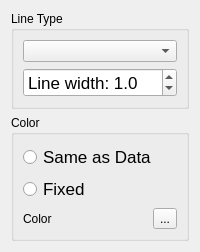
     <widget class="QWidget" name="theory">
      <attribute name="title">
       <string>Theory</string>
      </attribute>
      <layout class="QVBoxLayout" name="verticalLayout_10">
       <item>
        <widget class="QGroupBox" name="groupBox_8">
         <property name="title">
          <string>Line Type</string>
         </property>
         <layout class="QVBoxLayout" name="verticalLayout_7">
          <item>
           <widget class="QComboBox" name="cbTheoryLine">
            <property name="font">
             <font>
              <weight>50</weight>
              <bold>false</bold>
             </font>
            </property>
           </widget>
          </item>
          <item>
           <widget class="QDoubleSpinBox" name="sbThLineWidth">
            <property name="font">
             <font>
              <pointsize>13</pointsize>
              <weight>50</weight>
              <bold>false</bold>
             </font>
            </property>
            <property name="prefix">
             <string>Line width: </string>
            </property>
            <property name="decimals">
             <number>1</number>
            </property>
            <property name="minimum">
             <double>0.100000000000000</double>
            </property>
            <property name="maximum">
             <double>10.000000000000000</double>
            </property>
            <property name="singleStep">
             <double>0.100000000000000</double>
            </property>
            <property name="value">
             <double>1.000000000000000</double>
            </property>
           </widget>
          </item>
         </layout>
        </widget>
       </item>
       <item>
        <widget class="QGroupBox" name="groupBox_10">
         <property name="title">
          <string>Color</string>
         </property>
         <layout class="QVBoxLayout" name="verticalLayout_13">
          <item>
           <layout class="QVBoxLayout" name="verticalLayout_8">
            <item>
             <widget class="QRadioButton" name="rbThSameColor">
              <property name="font">
               <font>
                <pointsize>13</pointsize>
                <weight>50</weight>
                <bold>false</bold>
               </font>
              </property>
              <property name="toolTip">
               <string>Same color as the data points</string>
              </property>
              <property name="text">
               <string>Same as Data</string>
              </property>
             </widget>
            </item>
            <item>
             <widget class="QRadioButton" name="rbThFixedColor">
              <property name="font">
               <font>
                <pointsize>13</pointsize>
                <weight>50</weight>
                <bold>false</bold>
               </font>
              </property>
              <property name="toolTip">
               <string>Theory in fixed color</string>
              </property>
              <property name="text">
               <string>Fixed</string>
              </property>
             </widget>
            </item>
           </layout>
          </item>
          <item>
           <layout class="QHBoxLayout" name="horizontalLayout_6">
            <item>
             <widget class="QLabel" name="labelThcol">
              <property name="text">
               <string>Color</string>
              </property>
             </widget>
            </item>
            <item>
             <widget class="QLabel" name="labelThPickedColor">
              <property name="text">
               <string/>
              </property>
             </widget>
            </item>
            <item>
             <widget class="QToolButton" name="pickThColor">
              <property name="text">
               <string>...</string>
              </property>
             </widget>
            </item>
           </layout>
          </item>
         </layout>
        </widget>
       </item>
      </layout>
     </widget>
